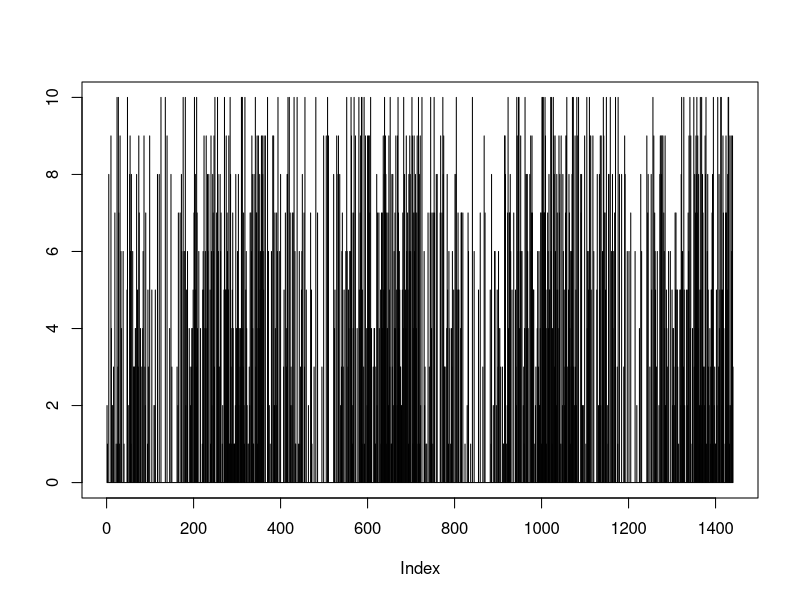
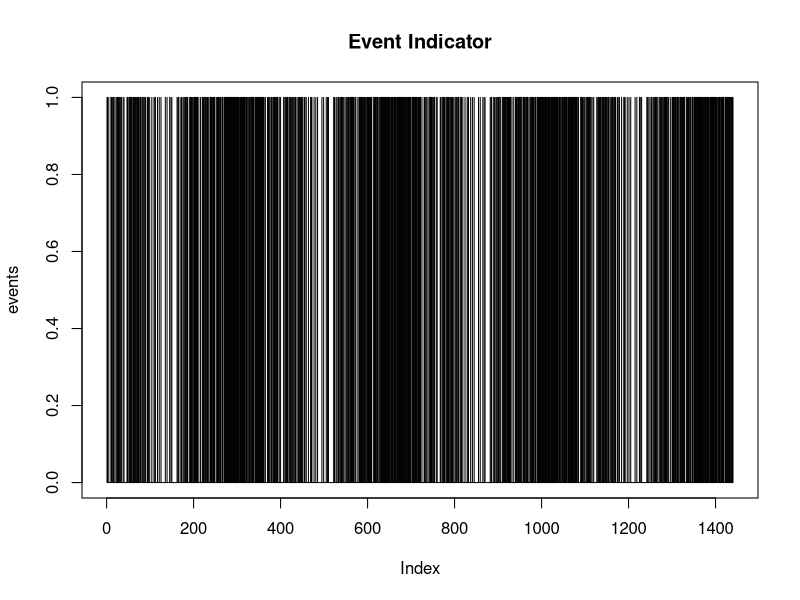
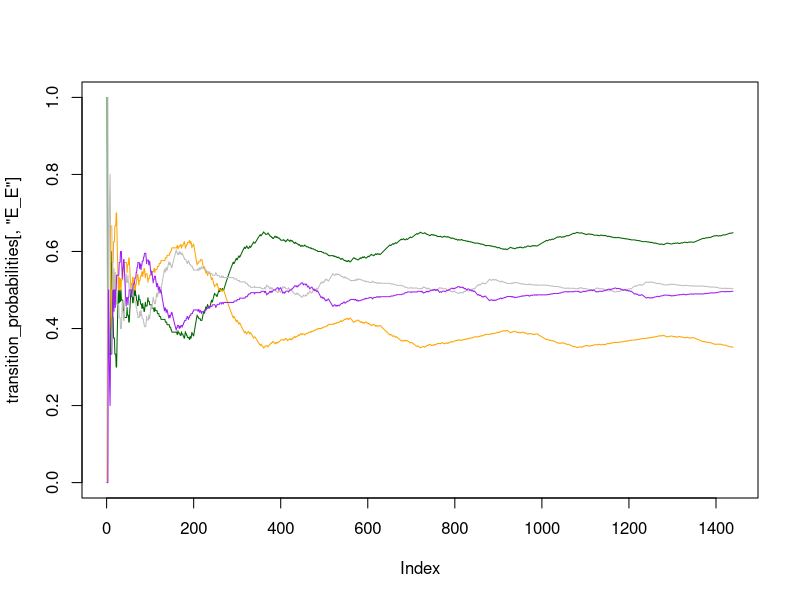

Write the R code that produced these figures, in order. (Note: this script raises an error after producing the figures.)

set.seed(1)
# Synthetic data generation

## data for 1 year
days = 360

## Events encoded as 0,1
event_indicator = c(0,1)

## Breaking the year into quarters 
## arbitrary, could be anything
q1_prob = c(0.5,0.5)
q2_prob = c(0.7,0.3)
q3_prob = c(0.4,0.6)
q4_prob = c(0.1,0.9)

## Generating Events based on quarterly probabilities 
q1_events = sample(x = c(0,1), size = days/4, replace = T, prob = q1_prob)
q2_events = sample(x = c(0,1), size = days/4, replace = T, prob = q2_prob)
q3_events = sample(x = c(0,1), size = days/4, replace = T, prob = q3_prob)
q4_events = sample(x = c(0,1), size = days/4, replace = T, prob = q4_prob)

events = c(q1_events, q2_events, q3_events, q4_events, 
           q1_events, q2_events, q3_events, q4_events,
           q1_events, q2_events, q3_events, q4_events,
           q1_events, q2_events, q3_events, q4_events)

## Plotting
# the sample() bit is just to change magnitude to reflect what an actual data source would probably look like
# clear seasonality in Q4
plot(events * sample(x = seq(1:10), size = length(events), replace = T), type = 'h', ylab = "") # Inflated

# Indicator
plot(events, type = 'h', main = 'Event Indicator') # Indicator of event

# Empty matrices for transition probabilities (as a transition matrix and tracking the transition probabilities through time)
event_transitions = matrix(data = 0, nrow = 2, ncol = 2, dimnames = list(c("No Event","Event"),c("No Event","Event")))
transition_probabilities = matrix(data = 0, nrow = length(events)-1, ncol = 4); colnames(transition_probabilities) = c("E_E","E_NE","NE_NE","NE_E")

for(i in 1:(length(events)-1)){

  #events[i:(i+1)]
  if(events[i] == 1 & events[i+1] == 1){event_transitions["Event","Event"] = event_transitions["Event","Event"] + 1}
  if(events[i] == 1 & events[i+1] == 0){event_transitions["Event","No Event"] = event_transitions["Event","No Event"] + 1}
  if(events[i] == 0 & events[i+1] == 0){event_transitions["No Event","No Event"] = event_transitions["No Event","No Event"] + 1}
  if(events[i] == 0 & events[i+1] == 1){event_transitions["No Event","Event"] = event_transitions["No Event","Event"] + 1}

  transition_probabilities[i,"E_E"] = (event_transitions/rowSums(event_transitions))["Event","Event"]
  transition_probabilities[i,"E_NE"] = (event_transitions/rowSums(event_transitions))["Event","No Event"]
  transition_probabilities[i,"NE_NE"] = (event_transitions/rowSums(event_transitions))["No Event","No Event"]
  transition_probabilities[i,"NE_E"] = (event_transitions/rowSums(event_transitions))["No Event","Event"]
  
}
transition_probabilities[!is.finite(transition_probabilities)] = 0 # there are a few NaNs in the first few lines from bad 0/0 averages

## Transition Probablities 
event_transitions/rowSums(event_transitions)

## Running Transition Probabilities
transition_probabilities

## Plot of above 
plot(transition_probabilities[,"E_E"], type = 'l', col = "darkgreen", ylim = c(0,1)); #abline(v = seq(0,days, by = days/4), col = 'red')
lines(transition_probabilities[,"E_NE"], col = 'orange'); #abline(v = seq(0,days, by = days/4), col = 'red')
lines(transition_probabilities[,"NE_NE"], col = 'grey'); #abline(v = seq(0,days, by = days/4), col = 'red')
lines(transition_probabilities[,"NE_E"], col = 'purple'); #abline(v = seq(0,days, by = days/4), col = 'red')
#abline(v = seq(0,days*4,days/4), col = 'red')

## Predictions? 
# Based on last step transition probability...
# Based on some weighted average(?) of last n transition probability matrices? 
# Something else? 



#### follow-up thoughts on 12/8/19
# found some papers on additive binary markov chains, might be of interest here
# also, extending beyond the event/no event framework, could tie this into an anomoly detection scenario


### ignore below - make for comparing a "convergence" of timeframes 

#A = transition_probabilities - 1440
lines(A[,"E_E"], type = 'l', col = "darkgreen"); #abline(v = seq(0,days, by = days/4), col = 'red')
lines(A[,"E_NE"], col = 'orange'); #abline(v = seq(0,days, by = days/4), col = 'red')
lines(A[,"NE_NE"], col = 'grey'); #abline(v = seq(0,days, by = days/4), col = 'red')
lines(A[,"NE_E"], col = 'purple'); #abline(v = seq(0,days, by = days/4), col = 'red')

#B = transition_probabilities - 720
lines(B[,"E_E"], type = 'l', col = "darkgreen"); #abline(v = seq(0,days, by = days/4), col = 'red')
lines(B[,"E_NE"], col = 'orange'); #abline(v = seq(0,days, by = days/4), col = 'red')
lines(B[,"NE_NE"], col = 'grey'); #abline(v = seq(0,days, by = days/4), col = 'red')
lines(B[,"NE_E"], col = 'purple'); #abline(v = seq(0,days, by = days/4), col = 'red')

#C = transition_probabilities - 1080
lines(C[,"E_E"], type = 'l', col = "darkgreen"); #abline(v = seq(0,days, by = days/4), col = 'red')
lines(C[,"E_NE"], col = 'orange'); #abline(v = seq(0,days, by = days/4), col = 'red')
lines(C[,"NE_NE"], col = 'grey'); #abline(v = seq(0,days, by = days/4), col = 'red')
lines(C[,"NE_E"], col = 'purple'); #abline(v = seq(0,days, by = days/4), col = 'red')

#D = transition_probabilities - 360
lines(D[,"E_E"], type = 'l', col = "darkgreen"); #abline(v = seq(0,days, by = days/4), col = 'red')
lines(D[,"E_NE"], col = 'orange'); #abline(v = seq(0,days, by = days/4), col = 'red')
lines(D[,"NE_NE"], col = 'grey'); #abline(v = seq(0,days, by = days/4), col = 'red')
lines(D[,"NE_E"], col = 'purple'); #abline(v = seq(0,days, by = days/4), col = 'red')

#E = transition_probabilities - 1200
lines(E[,"E_E"], type = 'l', col = "darkgreen"); #abline(v = seq(0,days, by = days/4), col = 'red')
lines(E[,"E_NE"], col = 'orange'); #abline(v = seq(0,days, by = days/4), col = 'red')
lines(E[,"NE_NE"], col = 'grey'); #abline(v = seq(0,days, by = days/4), col = 'red')
lines(E[,"NE_E"], col = 'purple'); #abline(v = seq(0,days, by = days/4), col = 'red')

#G = transition_probabilities# - 1300
lines(G[,"E_E"], type = 'l', col = "darkgreen"); #abline(v = seq(0,days, by = days/4), col = 'red')
lines(G[,"E_NE"], col = 'orange'); #abline(v = seq(0,days, by = days/4), col = 'red')
lines(G[,"NE_NE"], col = 'grey'); #abline(v = seq(0,days, by = days/4), col = 'red')
lines(G[,"NE_E"], col = 'purple'); #abline(v = seq(0,days, by = days/4), col = 'red')



(A[,"E_E"] - B[,"E_E"])[length(A[,"E_E"] - B[,"E_E"])]
(A[,"E_NE"] - B[,"E_NE"])[length(A[,"E_NE"] - B[,"E_NE"])]
(A[,"NE_NE"] - B[,"NE_NE"])[length(A[,"NE_NE"] - B[,"NE_NE"])]
(A[,"NE_E"] - B[,"NE_E"])[length(A[,"NE_E"] - B[,"NE_E"])]

(A[,"E_E"] - C[,"E_E"])[length(A[,"E_E"] - C[,"E_E"])]
(A[,"E_NE"] - C[,"E_NE"])[length(A[,"E_NE"] - C[,"E_NE"])]
(A[,"NE_NE"] - C[,"NE_NE"])[length(A[,"NE_NE"] - C[,"NE_NE"])]
(A[,"NE_E"] - C[,"NE_E"])[length(A[,"NE_E"] - C[,"NE_E"])]

(A[,"E_E"] - D[,"E_E"])[length(A[,"E_E"] - D[,"E_E"])]
(A[,"E_NE"] - D[,"E_NE"])[length(A[,"E_NE"] - D[,"E_NE"])]
(A[,"NE_NE"] - D[,"NE_NE"])[length(A[,"NE_NE"] - D[,"NE_NE"])]
(A[,"NE_E"] - D[,"NE_E"])[length(A[,"NE_E"] - D[,"NE_E"])]

(A[,"E_E"] - E[,"E_E"])[length(A[,"E_E"] - E[,"E_E"])]
(A[,"E_NE"] - E[,"E_NE"])[length(A[,"E_NE"] - E[,"E_NE"])]
(A[,"NE_NE"] - E[,"NE_NE"])[length(A[,"NE_NE"] - E[,"NE_NE"])]
(A[,"NE_E"] - E[,"NE_E"])[length(A[,"NE_E"] - E[,"NE_E"])]

(A[,"E_E"] - G[,"E_E"])[length(A[,"E_E"] - G[,"E_E"])]
(A[,"E_NE"] - G[,"E_NE"])[length(A[,"E_NE"] - G[,"E_NE"])]
(A[,"NE_NE"] - G[,"NE_NE"])[length(A[,"NE_NE"] - G[,"NE_NE"])]
(A[,"NE_E"] - G[,"NE_E"])[length(A[,"NE_E"] - G[,"NE_E"])]


